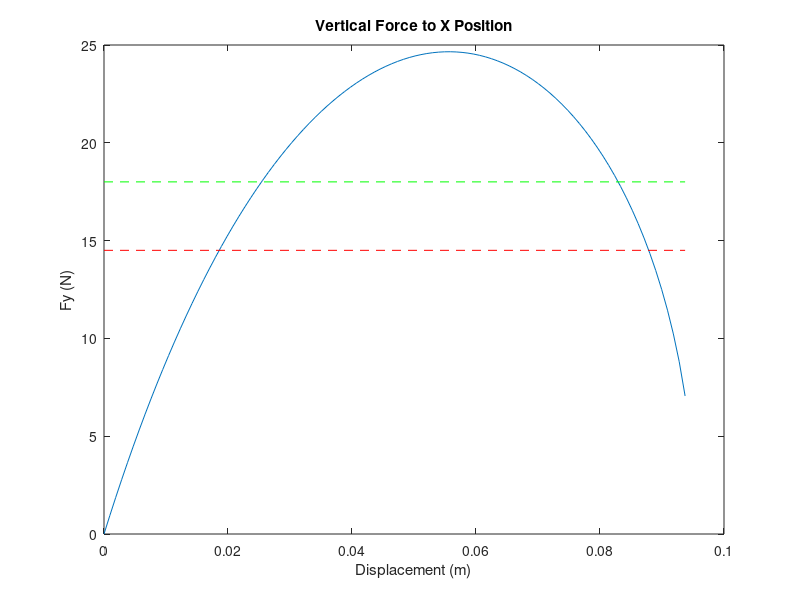
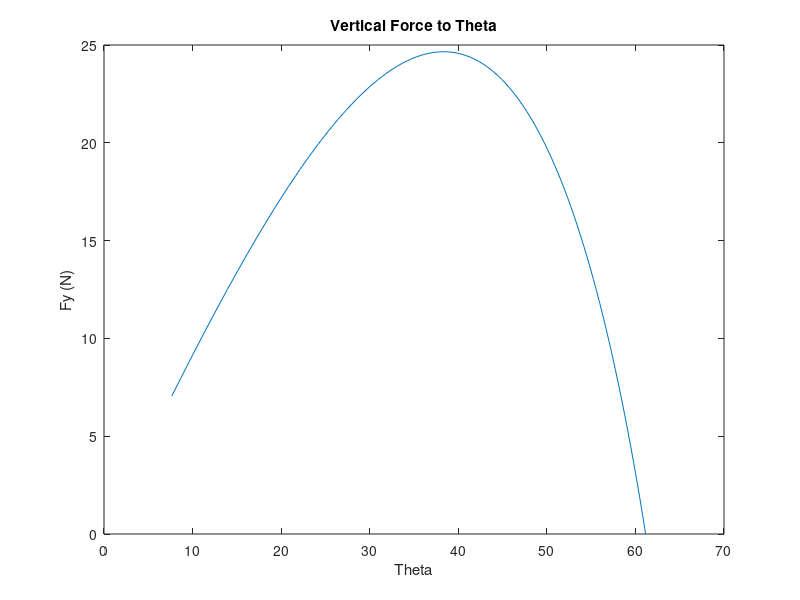

MATLAB code to generate these figures, in order:
%% Prepare workspace
close;
clear;
clc;

%% Parameters
% Constants
m = 0.7;          % mass kg %0.7 and 1
g = 9.81;         % gravity m/s^2

% Unit conversions
lbf2N = 175.1268;   % lbf/in to N/m
in2m = 0.0254;      % in to m

%% Benchmark Requirements
%% Leg
launchTraj = deg2rad(45);   % Desired launch trajectory
HorzDist = 1*0.3048;        % Desired horizontal jump range (ft * m)

% Launch Velocity (also known as initial velocity)
launchVel = sqrt((HorzDist*g)/sin(2*launchTraj));

% Jump force requirements
t = linspace(0.05,0.3,100);           % Jump phase time step
accel = launchVel./t;                 % input acceleration
F_in = accel*m;                       % Input force
F_dy = F_in*sin(launchTraj) + m*g;    % Desired Fy
F_dx = F_in*cos(launchTraj);          % Desired Fx
F_req = sqrt(F_dy.^2 + F_dx.^2);      % Required forces
legThrustAngles = atan2(F_dy,F_dx);   % Leg thrust angles  

%Range of link lengths
linkLength = linspace(0.03,0.20,270*2); % meters

%% List of available extension springs from McMaster
%[1] rest length | [2] extended length | [3] spring constant
SpringMatrix = ...
    [3*in2m, 5.94*in2m, 2.2*lbf2N;...  %9044K193    #1
    3*in2m, 7*in2m, 0.46*lbf2N;...     %9654K714    #2
    3*in2m, 6.84*in2m, 0.82*lbf2N;...  %9654K196    #3
    3.5*in2m, 7.19*in2m, 3.2*lbf2N;... %9044K126    #4
    3.5*in2m, 8.67*in2m, 1*lbf2N;...   %9044K108    #5
    3.5*in2m, 9.64*in2m, 1.1*lbf2N;... %9044K136    #6
    3.5*in2m, 6.39*in2m, 2.21*lbf2N;...%9654K375    #7
    4*in2m, 8.1*in2m, 2.93*lbf2N;...   %9654K164    #8
    4*in2m, 7.41*in2m, 1.87*lbf2N;...  %9654K94     #9
    4*in2m, 11.39*in2m, 0.9*lbf2N;...  %9044K124    #10
    4*in2m, 8.38*in2m, 2.7*lbf2N;...   %9044K132    #11
    4.5*in2m, 9.56*in2m, 2.3*lbf2N;... %9044K134    #12
    4.5*in2m, 8.06*in2m, 4.8*lbf2N;... %9044K383    #13
    4.5*in2m, 9.1*in2m, 1.22*lbf2N;... %9654K923    #14
    4.5*in2m, 8.34*in2m, 0.75*lbf2N;...%9654K256    #15
    5*in2m, 7.91*in2m, 0.82*lbf2N;...  %9654K84     #16
    5*in2m, 11.022*in2m, 2*lbf2N;...   %9654K325    #17
    5*in2m, 11.2*in2m, 7.5*lbf2N;...   %9654K738    #18
    5.5*in2m, 8.5*in2m, 2.73*lbf2N;... %9654K533    #19
    5.5*in2m, 7.5*in2m, 3.09*lbf2N;... %9654K471    #20
    6*in2m, 10.65*in2m, 0.88*lbf2N;... %9654K93     #21
    6*in2m, 10.37*in2m, 1.26*lbf2N;... %9654K184    #22
    6.5*in2m, 7.5*in2m, 3.14*lbf2N;... %9654K389    #23
    7*in2m, 12.08*in2m, 3.05*lbf2N;... %9654K925    #24
    7.5*in2m, 15.2*in2m, 1.42*lbf2N;...%9654K253    #25
    8*in2m, 13.68*in2m, 1.26*lbf2N;... %9654K145    #26
    8*in2m, 12.95*in2m, 2.36*lbf2N;... %9654K449    #27
    8*in2m, 12.9*in2m, 3.07*lbf2N];...  %9654K444   #28
%    5*in2m, 7.2*in2m, 30*lb2N];


%% List of available compression springs from McMaster
%[1] rest length | [2] extended length | [3] spring constant
%% Spring Calculations
% Spring constant
k = SpringMatrix(:,3);

% Compute spring displacment range
x_i = SpringMatrix(:,1);
x_f = SpringMatrix(:,2);
x = zeros(size(SpringMatrix,1),100);
for c = 1:size(SpringMatrix,1)
    x(c,:) = linspace(x_i(c),x_f(c),100);   % dividing the initial to final length 100 evenly spaced points
end

% Variable declarations
inc = 1;
y = zeros(size(linkLength,2),size(x,2),size(SpringMatrix,1));
F_y = zeros(size(linkLength,2),size(x,2),size(SpringMatrix,1));
torque = zeros(size(linkLength,2),size(x,2),size(SpringMatrix,1));
angle = zeros(size(linkLength,2),size(x,2),size(SpringMatrix,1));

% Compute spring parameters
for i = 1:size(SpringMatrix,1)
    for j = 1:size(linkLength,2)
        for l = 1:size(x,2)
            if linkLength(j)*2 > x_f(i)
                y(j,l,i) = sqrt(linkLength(j)^2 - (x(i,l)/2)^2) + sqrt(linkLength(j)^2 - (x(i,l)/2)^2);
                F_y(j,l,i) = k(i)*y(j,l,i)*(1 - x_i(i)/sqrt(4*linkLength(j)^2 - y(j,l,i)^2));
                torque(j,l,i) = (x(i,l) - x_i(i))*k(i)*sqrt(linkLength(j)^2 - (x(i,l)/2)^2);
                angle(j,l,i) = acos((x(i,l)/2)/linkLength(j));
                springs(inc) = i;
                links(inc) = j;
                inc = inc + 1;
            end
        end
    end
end

% Import spring/link parameters to optimize
Fy_avg = mean(F_y,2);

% Peak force
Fy_max = max(F_y, 2);
 
% TorquePeak = max(torque,[],2);
AngleMin = rad2deg(min(angle,[],2));
MinLinkLength = 0.08;


% Sorting out the best spring
inc = 1;
tempAngle = 0;
tempFyavg = 0;
minInitialForce = m*g*1;
maxInitialForce = m*g*1.1;
for i = 1:size(Fy_avg,3)
    for j = 1:size(linkLength,2)
        tempAngle = AngleMin(j,1,i);
        tempFyavg = Fy_avg(j,1,i);
        if Fy_avg(j,1,i) > mean(F_req) && min(F_y(j,length(x),i)) < maxInitialForce && min(F_y(j,length(x),i)) > minInitialForce && linkLength(1,j) > MinLinkLength && AngleMin(j,1,i) < 10%Selection Criteria
            link(inc) = j;
            spring(inc) = i;
            inc = inc  +  1;
        end
    end
end

%% Display Springs
% for i = 1:length(spring)

% Best spring
    num = 1;
    disp(['Spring Number: #',num2str(spring(num)),' ']);
    SpringMatrix(spring(num),:);
    disp(['Link Length: ',num2str(linkLength(link(num))),' m']);
    figure(num);
    plot(x(spring(num),:)-x_i(spring(num)),F_y(link(num),:,spring(num)))
    hold on
    line([x_i(spring(num))-x_i(spring(num)), x_f(spring(num))-x_i(spring(num))],[mean(F_req), mean(F_req)],'Color','red','LineStyle','--');
    line([x_i(spring(num))-x_i(spring(num)), x_f(spring(num))-x_i(spring(num))],[Fy_avg(link(num),1,spring(num)), Fy_avg(link(num),1,spring(num))],'Color','green','LineStyle','--');
    hold off
    xlabel('Displacement (m)');
    ylabel('Fy (N)');
    title('Vertical Force to X Position');

    figure(num+1);
    plot(rad2deg(angle(link(num),:,spring(num))),F_y(link(num),:,spring(num)));
    xlabel('Theta');
    ylabel('Fy (N)');
    title('Vertical Force to Theta');

% end

